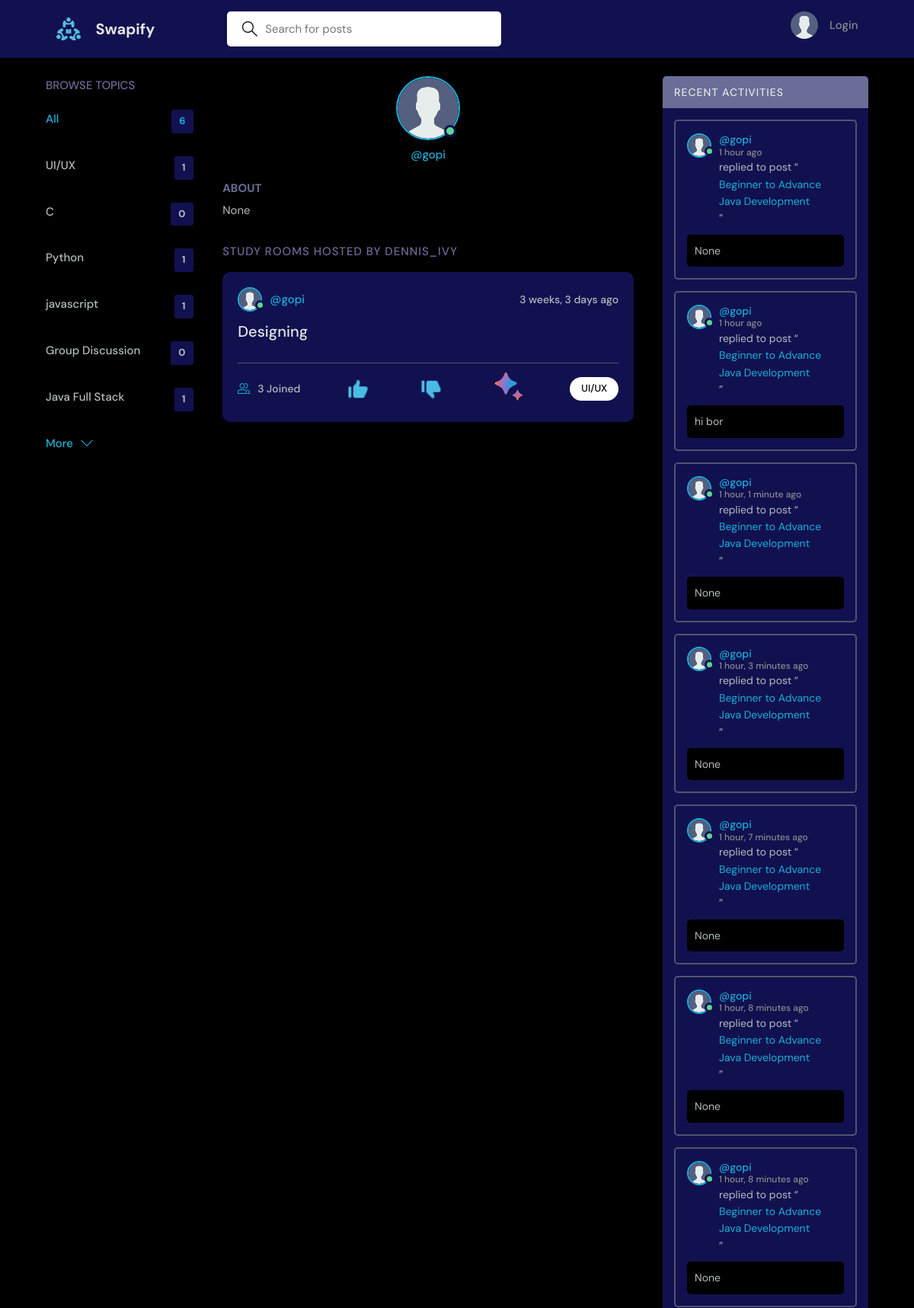
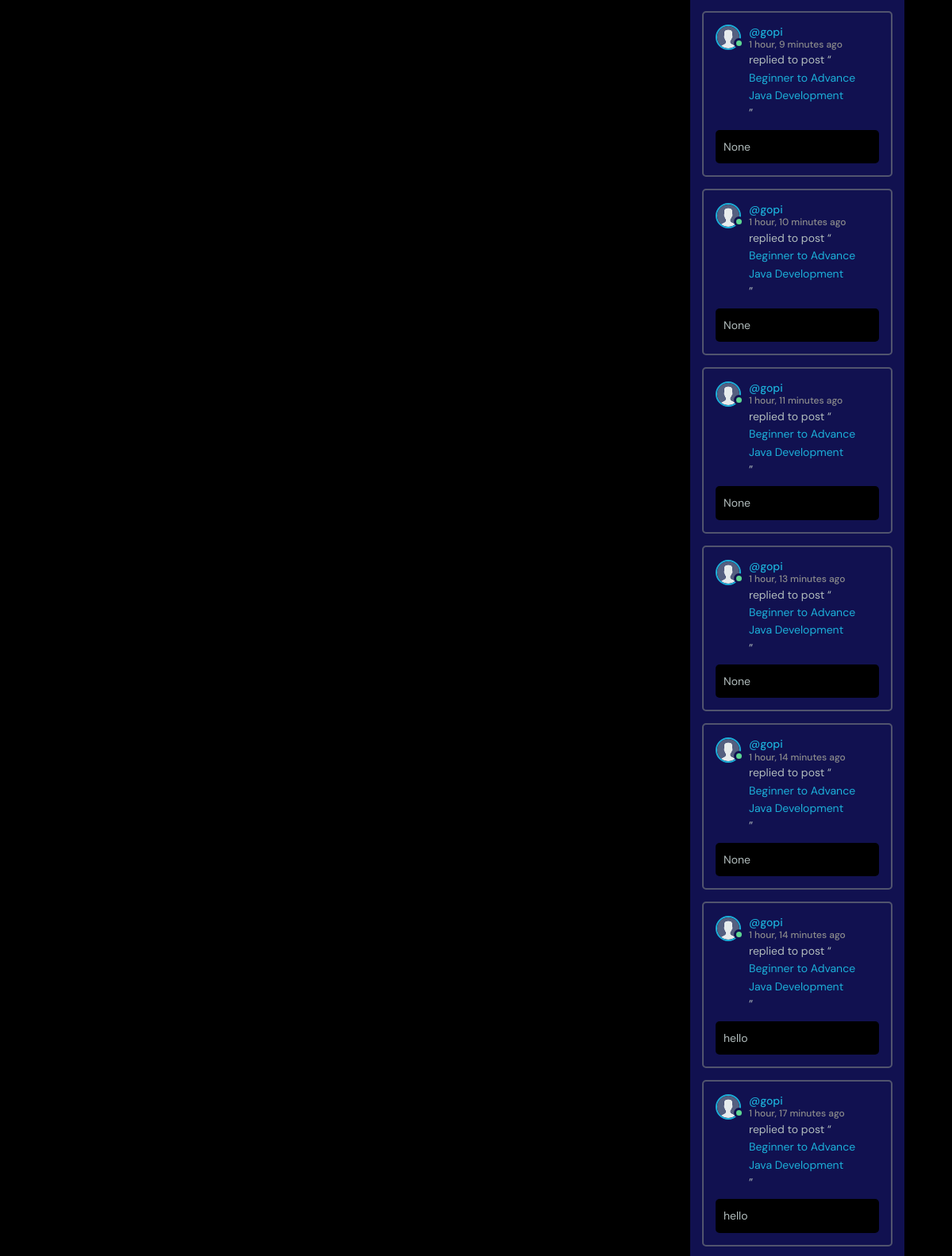
Page /profile/1/ (upper part) on the committed database (2 pictures, top to bottom).
### base/models.py (models this page shows, shortened)
class Topic(models.Model):
    name = models.CharField(max_length=200)

class UserAccount(AbstractBaseUser, PermissionsMixin):
    email = models.EmailField(unique=True)
    username = models.CharField(unique=True,max_length=225)
    first_name = models.CharField(max_length=225)
    last_name = models.CharField(max_length=225)
    is_active = models.BooleanField(default=True)
    is_staff = models.BooleanField(default=False)
    is_admin = models.BooleanField(default=False)
    created_at = models.DateTimeField(auto_now_add=True)
    updated_at = models.DateTimeField(auto_now=True)
    bio = models.TextField(null=True)
    avatar = models.ImageField(null=True,blank=True, default="avatar.svg")
    is_online = models.BooleanField(default=False)
    profile_rating = models.DecimalField(null=True,
        max_digits=3,
        decimal_places=1,
        validators=[
            MinValueValidator(1.0),
            MaxValueValidator(5.0)
        ]
    )
    upvotes = models.PositiveIntegerField(default=0)
    downvotes = models.PositiveIntegerField(default=0)
    interested_topics = models.ManyToManyField(Topic, related_name="interested_users", blank=True)
    groups = models.ManyToManyField(
        'auth.Group',
        related_name='user_account_set',  # Custom related name for 'groups'
        blank=True,
        help_text='The groups this user belongs to.',
        verbose_name='groups',
    )
    user_permissions = models.ManyToManyField(
        'auth.Permission',
        related_name='user_account_permissions_set',  # Custom related name for 'user_permissions'
        blank=True,
        help_text='Specific permissions for this user.',
        verbose_name='user permissions',
    )
    objects = CustomUserManager()
    USERNAME_FIELD = 'email'
    REQUIRED_FIELDS = ['username']

class Room(models.Model):
    host = models.ForeignKey(UserAccount, on_delete=models.SET_NULL, null=True, related_name="hosted_rooms")
    topic = models.ForeignKey(Topic, on_delete=models.SET_NULL, null=True)
    name = models.CharField(max_length=200)
    description = models.TextField(null=True, blank=True)
    participants = models.ManyToManyField(UserAccount, related_name='joined_rooms', blank=True)
    room_video_call_id = models.CharField(max_length=255, blank=True, null=True)  # Video Call ID
    updated = models.DateTimeField(auto_now=True)
    created = models.DateTimeField(auto_now_add=True)
    class Meta:
        ordering = ['-updated', '-created']
    def __str__(self):
        return f"{self.name}"

class Message(models.Model):
    user = models.ForeignKey(UserAccount, on_delete=models.CASCADE)
    room = models.ForeignKey(Room, on_delete=models.CASCADE, related_name="messages")
    body = models.TextField(blank=True,null=True)
    file = models.FileField(upload_to='files/',blank=True,null=True)
    updated = models.DateTimeField(auto_now=True)
    created = models.DateTimeField(auto_now_add=True)
    class Meta:
        ordering = ['-updated', '-created']

### base/views.py (the view)
# urls.py: path('profile/<str:pk>/', views.userProfile, name="user-profile"),
def userProfile(request, pk):
    user = get_object_or_404(UserAccount, id=pk)
    rooms = user.hosted_rooms.all()
    room_messages = Message.objects.filter(user=user).select_related('room')
    topics = Topic.objects.all()
    context = {
        'user': user,
        'rooms': rooms,
        'room_messages': room_messages,
        'topics': topics
    }
    return render(request, 'base/profile.html', context)

### base/templates/base/profile.html (shortened to what this page needs)
{% extends 'main.html' %}
{% block content %}
<main class="profile-page layout layout--3">
  <div class="container">
    {% include 'base/topics_component.html' %}
    <div class="roomList">
      <div class="profile">
        <div class="profile__avatar">
          <div class="avatar avatar--large active">
            <img src="{{user.avatar.url}}" />
          </div>
        </div>
        <div class="profile__info">
          <p>@{{user.username}}</p>
        </div>
        <div class="profile__about">
          <h3>About</h3>
          <p>
            {{user.bio}}
          </p>
        </div>
      </div>
      <div class="roomList__header">
        <div>
          <h2>Study Rooms Hosted by dennis_ivy</a>
          </h2>
        </div>
      </div>
      {% include 'base/feed_component.html' %}
    </div>
    {% include 'base/activity_component.html' %}
  </div>
</main>
{% endblock content %}

### base/templates/base/topics_component.html
<div class="topics">
    <div class="topics__header">
        <h2>Browse Topics</h2>
    </div>
    <ul class="topics__list">
        <li>
            <a href="{% url 'home' %}" class="active">All <span>{{topics.count}}</span></a>
        </li>
        {% for topic in topics %}
        <li>
            <a href="{% url 'home' %}?q={{topic.name}}">{{topic.name}}<span>{{topic.room_set.all.count}}</span></a>
        </li>
        {% endfor %}
    </ul>
    <a class="btn btn--link" href="{% url 'topics' %}">
        More
        <svg version="1.1" xmlns="http://www.w3.org/2000/svg" width="32" height="32" viewBox="0 0 32 32">
            <title>chevron-down</title>
            <path d="M16 21l-13-13h-3l16 16 16-16h-3l-13 13z"></path>
        </svg>
    </a>
</div>

### base/templates/base/feed_component.html (shortened to what this page needs)
{% for room in rooms %}
<div class="roomListRoom">
    <div class="roomListRoom__header">
        <a href="{% url 'user-profile' room.host.id %}" class="roomListRoom__author">
            {% if room.host.is_online %}
                <div class="avatar avatar--small active">
                    <img src="{{ room.host.avatar.url }}" />
                </div>
                {% else %}
                    <div class="avatar avatar--small">
                        <img src="{{ room.host.avatar.url }}" />
                    </div>
                {% endif %}
            <span>@{{ room.host.username }}</span>
        </a>
        <div class="roomListRoom__actions">
            <span>{{ room.created|timesince }} ago</span>
        </div>
    </div>
    <div class="roomListRoom__content">
        <a href="{% if request.user.is_authenticated %}{% url 'room' room.id %}?username={{ request.user.username }}&room_name={{ room.name }}{% else %}{% url 'login' %}{% endif %}">
            {{ room.name }}
        </a>
    </div>
    <div class="roomListRoom__meta">
        <a href="{% url 'room' room.id %}" class="roomListRoom__joined">
            {{ room.participants.all.count }} Joined
        </a>
                <a href="#" class="roomListRoom__vote upvote" data-room="{{ room.id }}" style="display: inline-flex; align-items: center; gap: 6px; text-decoration: none;">
                    <img
                         alt="Thumbs up" width="30" height="30"
                         style="filter: brightness(0) saturate(100%) invert(64%) sepia(58%) saturate(485%) hue-rotate(155deg) brightness(93%) contrast(92%);">
                </a>
        <a href="#" class="roomListRoom__vote downvote" data-room="{{ room.id }}" style="display: inline-flex; align-items: center; gap: 6px; text-decoration: none;">
            <img
                 alt="Thumbs Down" width="30" height="30"
                 style="filter: brightness(0) saturate(100%) invert(64%) sepia(58%) saturate(485%) hue-rotate(155deg) brightness(93%) contrast(92%);">
        </a>
        <a href="#" class="roomListRoom__ai summarize-btn" data-room="{{ room.id }}">
        </a>
        <p class="roomListRoom__topic">{{ room.topic.name }}</p>
    </div>
</div>
{% endfor %}

### base/templates/base/activity_component.html (shortened to what this page needs)
<div class="activities">
    <div class="activities__header">
        <h2>Recent Activities</h2>
    </div>
    {% for message in room_messages %}
    <div class="activities__box">
        <div class="activities__boxHeader roomListRoom__header">
            <a href="{% url 'user-profile' message.user.id %}" class="roomListRoom__author">
                {% if message.user.is_online %}
                <div class="avatar avatar--small active">
                    <img src="{{message.user.avatar.url}}" />
                </div>
                {% else %}
                    <div class="avatar avatar--small">
                        <img src="{{message.user.avatar.url}}" />
                    </div>
                {% endif %}
                <p>
                    @{{message.user.username}}
                    <span>{{message.created|timesince}} ago</span>
                </p>
            </a>
        </div>
        <div class="activities__boxContent">
            <p>replied to post “<a href="{% url 'room' message.room.id %}">{{message.room}}</a>”</p>
            <div class="activities__boxRoomContent">{{message.body}}</div>
        </div>
    </div>
    {% endfor %}
</div>

### rows in the picture
Topic: name "UI/UX", room_set.all.count "1"
Topic: name "C", room_set.all.count "0"
Topic: name "Python", room_set.all.count "1"
Topic: name "javascript", room_set.all.count "1"
Topic: name "Group Discussion", room_set.all.count "0"
Topic: name "Java Full Stack", room_set.all.count "1"
UserAccount: avatar (placeholder picture), username "gopi", bio "None"
Room: host.avatar (placeholder picture), host.username "gopi", created "3 weeks, 3 days", name "Designing", participants.all.count "3", topic.name "UI/UX"
Message: user.avatar (placeholder picture), user.username "gopi", created "1 hour", room "Beginner to Advance Java Development", body "None"
Message: user.avatar (placeholder picture), user.username "gopi", created "1 hour", room "Beginner to Advance Java Development", body "hi bor"
Message: user.avatar (placeholder picture), user.username "gopi", created "1 hour, 1 minute", room "Beginner to Advance Java Development", body "None"
Message: user.avatar (placeholder picture), user.username "gopi", created "1 hour, 3 minutes", room "Beginner to Advance Java Development", body "None"
Message: user.avatar (placeholder picture), user.username "gopi", created "1 hour, 7 minutes", room "Beginner to Advance Java Development", body "None"
Message: user.avatar (placeholder picture), user.username "gopi", created "1 hour, 8 minutes", room "Beginner to Advance Java Development", body "None"
Message: user.avatar (placeholder picture), user.username "gopi", created "1 hour, 8 minutes", room "Beginner to Advance Java Development", body "None"
Message: user.avatar (placeholder picture), user.username "gopi", created "1 hour, 9 minutes", room "Beginner to Advance Java Development", body "None"
Message: user.avatar (placeholder picture), user.username "gopi", created "1 hour, 10 minutes", room "Beginner to Advance Java Development", body "None"
Message: user.avatar (placeholder picture), user.username "gopi", created "1 hour, 11 minutes", room "Beginner to Advance Java Development", body "None"
Message: user.avatar (placeholder picture), user.username "gopi", created "1 hour, 13 minutes", room "Beginner to Advance Java Development", body "None"
Message: user.avatar (placeholder picture), user.username "gopi", created "1 hour, 14 minutes", room "Beginner to Advance Java Development", body "None"
Message: user.avatar (placeholder picture), user.username "gopi", created "1 hour, 14 minutes", room "Beginner to Advance Java Development", body "hello"
Message: user.avatar (placeholder picture), user.username "gopi", created "1 hour, 17 minutes", room "Beginner to Advance Java Development", body "hello"

### other values in the picture
{{ topics.count }} "6"
